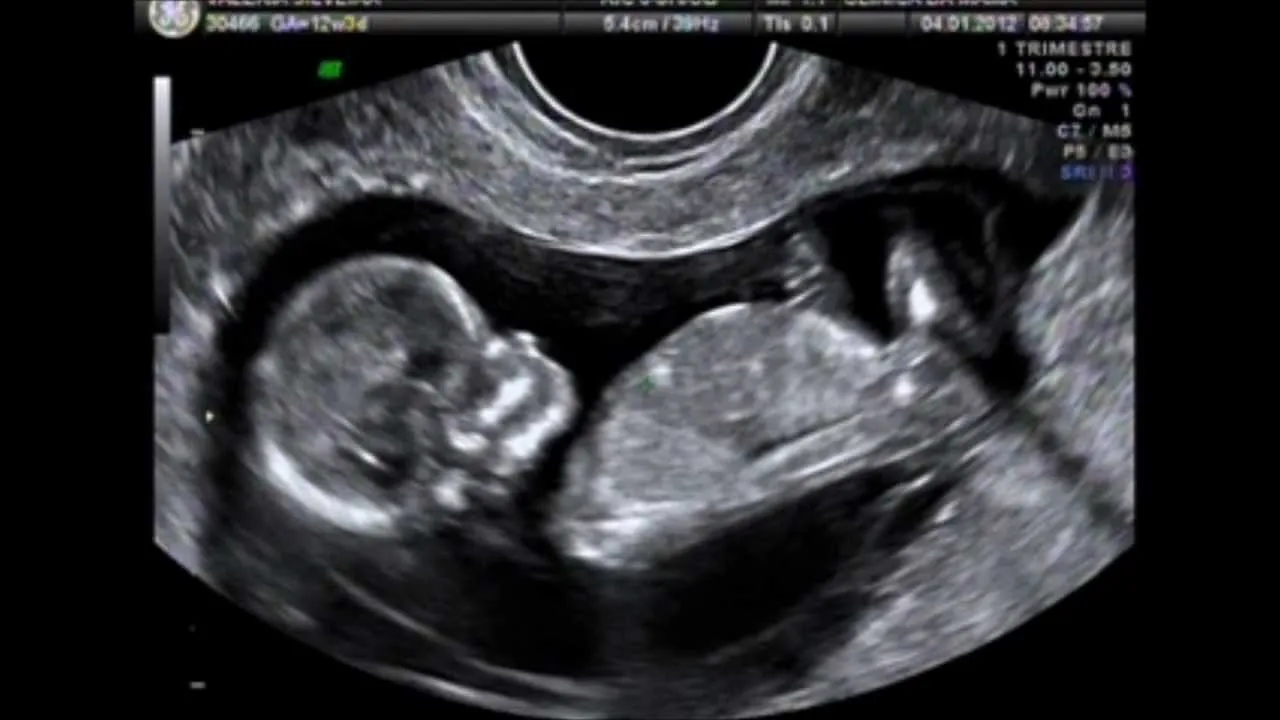
#> input picture img.png, 1280 x 720 px
$ python teste_teste.py
#> lines starting #> are read from the running program, lines starting #| are printed output that depends on the picture; after the words box and inside, x2 and y2 are one past the last pixel; in counts of white or black regions, pixels touching at a corner belong together
import cv2

#lendo a imagem
image = cv2.imread('img.png')
#> image is the input picture: shape (720, 1280, 3); mean B, G, R 50.7, 47.8, 47

#convertendo a imagem para o formato de escala cinza
img_cinza = cv2.cvtColor(image, cv2.COLOR_BGR2GRAY)

#aplicando o limiar binário
ret, thresh = cv2.threshold(img_cinza, 60, 255, cv2.THRESH_BINARY)
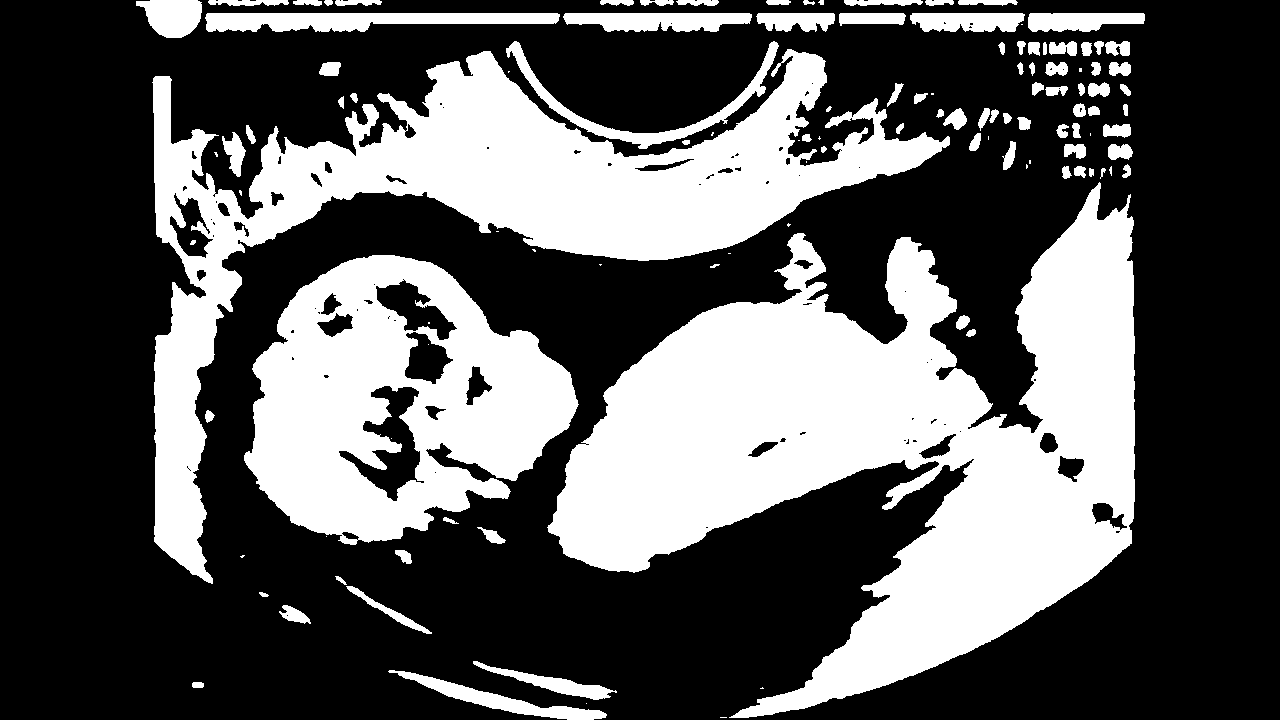
#> thresh: shape (720, 1280); 35.3% white; 118 white regions (28 under 20 px), largest, box (x1, y1, x2, y2) and area: (547, 182, 1135, 718) 145023, (152, 49, 950, 584) 89461, (244, 255, 579, 545) 56897

#visualizando a imagem binária
cv2.imshow('Imagem Binária', thresh)

'''
#copiando parte da imagem
copia = image[100:1000, 80:1500]

#mostrando a copia
cv2.imshow('Copia', copia)

#salavndo a imagem copiada
cv2.imwrite('Copia.png', copia)'''

#recortando a imagem

y = 200
h = 500

x =500
w = 400

croped = image[y:y+h, x:x+w]
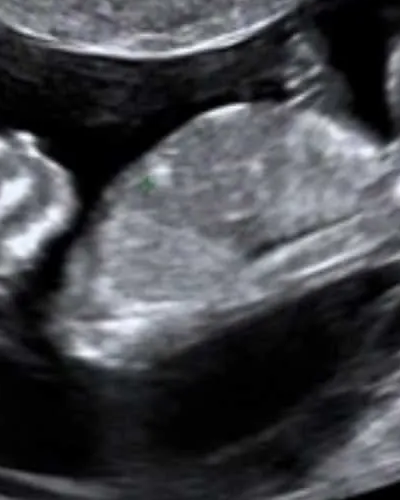
#> croped: shape (500, 400, 3); mean B, G, R 74.1, 69.7, 68.4

cv2.imshow('image', croped)
cv2.waitKey(0)
cv2.destroyAllWindows()

$ run again, with pessoas.jpg saved as img.png
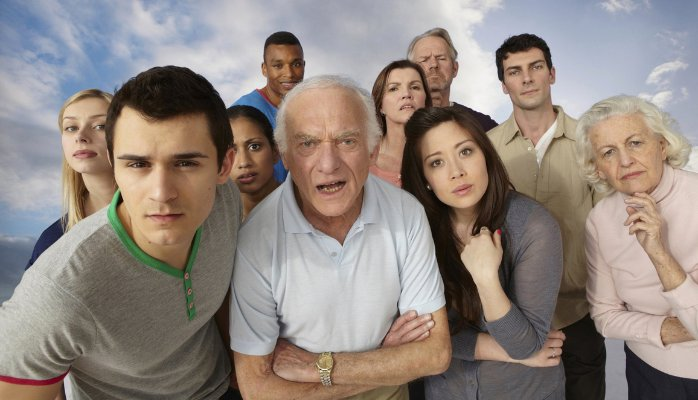
#> input picture pessoas.jpg, 698 x 400 px
#> image is the input picture: shape (400, 698, 3); mean B, G, R 128.3, 134.8, 145.9
#> `ret, thresh = cv2.threshold(img_cinza, 60, 255, cv2.THRESH_BINARY)`:
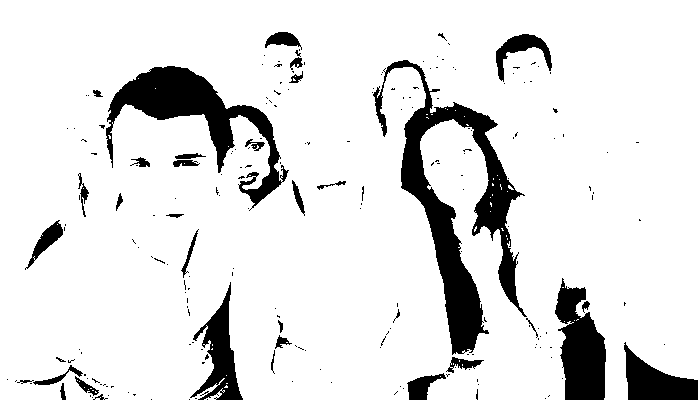
#> thresh: shape (400, 698); 88.5% white; 214 black regions (177 under 20 px), largest, box (x1, y1, x2, y2) and area: (373, 60, 527, 355) 11213, (106, 66, 289, 211) 7032, (555, 278, 606, 400) 3996
#> `croped = image[y:y+h, x:x+w]`:
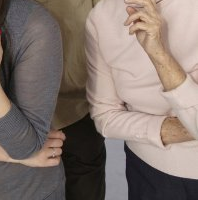
#> croped: shape (200, 198, 3); mean B, G, R 111, 118.1, 131.9
